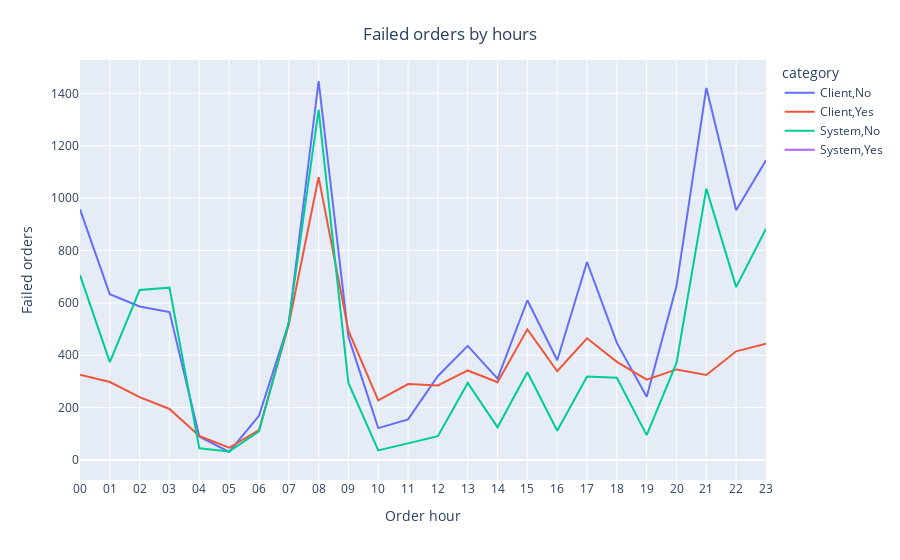

The code cell stored with this chart in its notebook:
### Code cell
fig = px.line(q2b, x="hours", y="Failed_orders",color='category')
fig.update_layout(
    title={'text':'Failed orders by hours',
           'y':0.95,
           'x':0.5,
           'xanchor': 'center',
           'yanchor': 'top'},
    xaxis_title="Order hour",
    yaxis_title="Failed orders"
)
fig.show()

### Figure 1 — Plotly figure (JSON) as saved in the notebook; plotly's stock layout.template omitted (floating-point values rounded to 4 significant figures)
{"data": [{"hovertemplate": "category=Client,No<br>hours=%{x}<br>Failed_orders=%{y}<extra></extra>", "legendgroup": "Client,No", "line": {"color": "#636efa", "dash": "solid"}, "marker": {"symbol": "circle"}, "mode": "lines", "name": "Client,No", "orientation": "v", "showlegend": true, "type": "scatter", "x": ["00", "01", "02", "03", "04", "05", "06", "07", "08", "09", "10", "11", "12", "13", "14", "15", "16", "17", "18", "19", "20", "21", "22", "23"], "xaxis": "x", "y": [957, 633, 586, 565, 90, 31, 169, 523, 1447, 470, 122, 155, 321, 436, 311, 610, 381, 756, 447, 242, 664, 1421, 954, 1144], "yaxis": "y"}, {"hovertemplate": "category=Client,Yes<br>hours=%{x}<br>Failed_orders=%{y}<extra></extra>", "legendgroup": "Client,Yes", "line": {"color": "#EF553B", "dash": "solid"}, "marker": {"symbol": "circle"}, "mode": "lines", "name": "Client,Yes", "orientation": "v", "showlegend": true, "type": "scatter", "x": ["00", "01", "02", "03", "04", "05", "06", "07", "08", "09", "10", "11", "12", "13", "14", "15", "16", "17", "18", "19", "20", "21", "22", "23"], "xaxis": "x", "y": [326, 298, 240, 195, 92, 47, 114, 517, 1080, 494, 228, 290, 285, 342, 297, 499, 339, 465, 375, 307, 346, 325, 415, 444], "yaxis": "y"}, {"hovertemplate": "category=System,No<br>hours=%{x}<br>Failed_orders=%{y}<extra></extra>", "legendgroup": "System,No", "line": {"color": "#00cc96", "dash": "solid"}, "marker": {"symbol": "circle"}, "mode": "lines", "name": "System,No", "orientation": "v", "showlegend": true, "type": "scatter", "x": ["00", "01", "02", "03", "04", "05", "06", "07", "08", "09", "10", "11", "12", "13", "14", "15", "16", "17", "18", "19", "20", "21", "22", "23"], "xaxis": "x", "y": [706, 374, 649, 658, 45, 33, 109, 526, 1338, 294, 37, 65, 91, 294, 125, 335, 112, 319, 314, 95, 371, 1036, 660, 883], "yaxis": "y"}, {"hovertemplate": "category=System,Yes<br>hours=%{x}<br>Failed_orders=%{y}<extra></extra>", "legendgroup": "System,Yes", "line": {"color": "#ab63fa", "dash": "solid"}, "marker": {"symbol": "circle"}, "mode": "lines", "name": "System,Yes", "orientation": "v", "showlegend": true, "type": "scatter", "x": ["00"], "xaxis": "x", "y": [4], "yaxis": "y"}], "layout": {"legend": {"title": {"text": "category"}, "tracegroupgap": 0}, "margin": {"t": 60}, "title": {"text": "Failed orders by hours", "x": 0.5, "xanchor": "center", "y": 0.95, "yanchor": "top"}, "xaxis": {"anchor": "y", "domain": [0, 1], "title": {"text": "Order hour"}}, "yaxis": {"anchor": "x", "domain": [0, 1], "title": {"text": "Failed orders"}}}}
